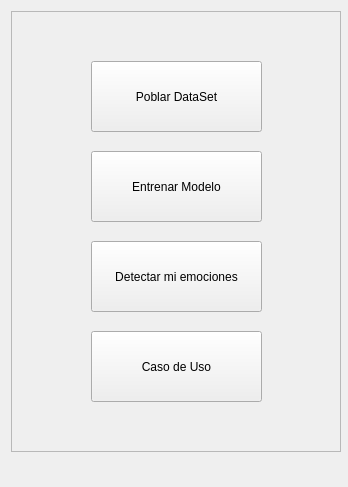
<?xml version="1.0" encoding="UTF-8"?>
<ui version="4.0">
 <class>main_frame_2</class>
 <widget class="QMainWindow" name="main_frame_2">
  <property name="geometry">
   <rect>
    <x>0</x>
    <y>0</y>
    <width>348</width>
    <height>487</height>
   </rect>
  </property>
  <property name="windowTitle">
   <string>Proyecto Final AA</string>
  </property>
  <property name="unifiedTitleAndToolBarOnMac">
   <bool>false</bool>
  </property>
  <widget class="QWidget" name="centralwidget">
   <widget class="QFrame" name="main_frame">
    <property name="geometry">
     <rect>
      <x>11</x>
      <y>11</y>
      <width>330</width>
      <height>441</height>
     </rect>
    </property>
    <property name="autoFillBackground">
     <bool>false</bool>
    </property>
    <property name="frameShape">
     <enum>QFrame::StyledPanel</enum>
    </property>
    <property name="frameShadow">
     <enum>QFrame::Raised</enum>
    </property>
    <widget class="QPushButton" name="btn_poblar_DS">
     <property name="geometry">
      <rect>
       <x>80</x>
       <y>50</y>
       <width>171</width>
       <height>71</height>
      </rect>
     </property>
     <property name="text">
      <string>Poblar DataSet</string>
     </property>
    </widget>
    <widget class="QPushButton" name="btn_entrenar_modelo">
     <property name="geometry">
      <rect>
       <x>80</x>
       <y>140</y>
       <width>171</width>
       <height>71</height>
      </rect>
     </property>
     <property name="text">
      <string>Entrenar Modelo</string>
     </property>
    </widget>
    <widget class="QPushButton" name="btn_main_RE">
     <property name="geometry">
      <rect>
       <x>80</x>
       <y>230</y>
       <width>171</width>
       <height>71</height>
      </rect>
     </property>
     <property name="text">
      <string>Detectar mi emociones</string>
     </property>
    </widget>
    <widget class="QPushButton" name="btn_info">
     <property name="geometry">
      <rect>
       <x>80</x>
       <y>320</y>
       <width>171</width>
       <height>71</height>
      </rect>
     </property>
     <property name="text">
      <string>Caso de Uso</string>
     </property>
    </widget>
   </widget>
  </widget>
 </widget>
 <resources/>
 <connections/>
</ui>
